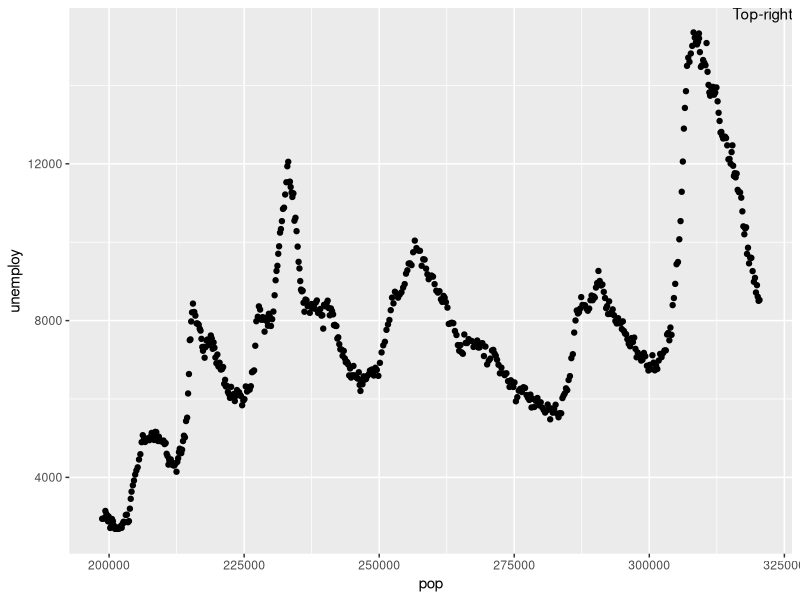

Reproduce this figure in R. (Note: this script raises an error after producing the figure.)
## ---- chunk 1
library(ggplot2)

ggplot(economics, aes(x = pop, y = unemploy)) +
  geom_point() +
  annotate(
    "text",
    label = "Top-right",
    vjust = 1, hjust = 1, # Prevent text being chopped
    x = Inf, y = Inf
  )
## ---- chunk 2
#| error: true
ggplot(economics, aes(x = date, y = unemploy)) +
  geom_point() +
  annotate(
    "text",
    label = "Top-right",
    vjust = 1, hjust = 1, # Prevent text being chopped
    x = Inf, y = Inf
  )
## ---- chunk 3
ggplot(economics, aes(x = date, y = unemploy)) +
  geom_point() +
  annotate(
    "text",
    label = "Top-right",
    vjust = 1, hjust = 1, # Prevent text being chopped
    x = structure(Inf, class = "Date"), y = Inf
  )
